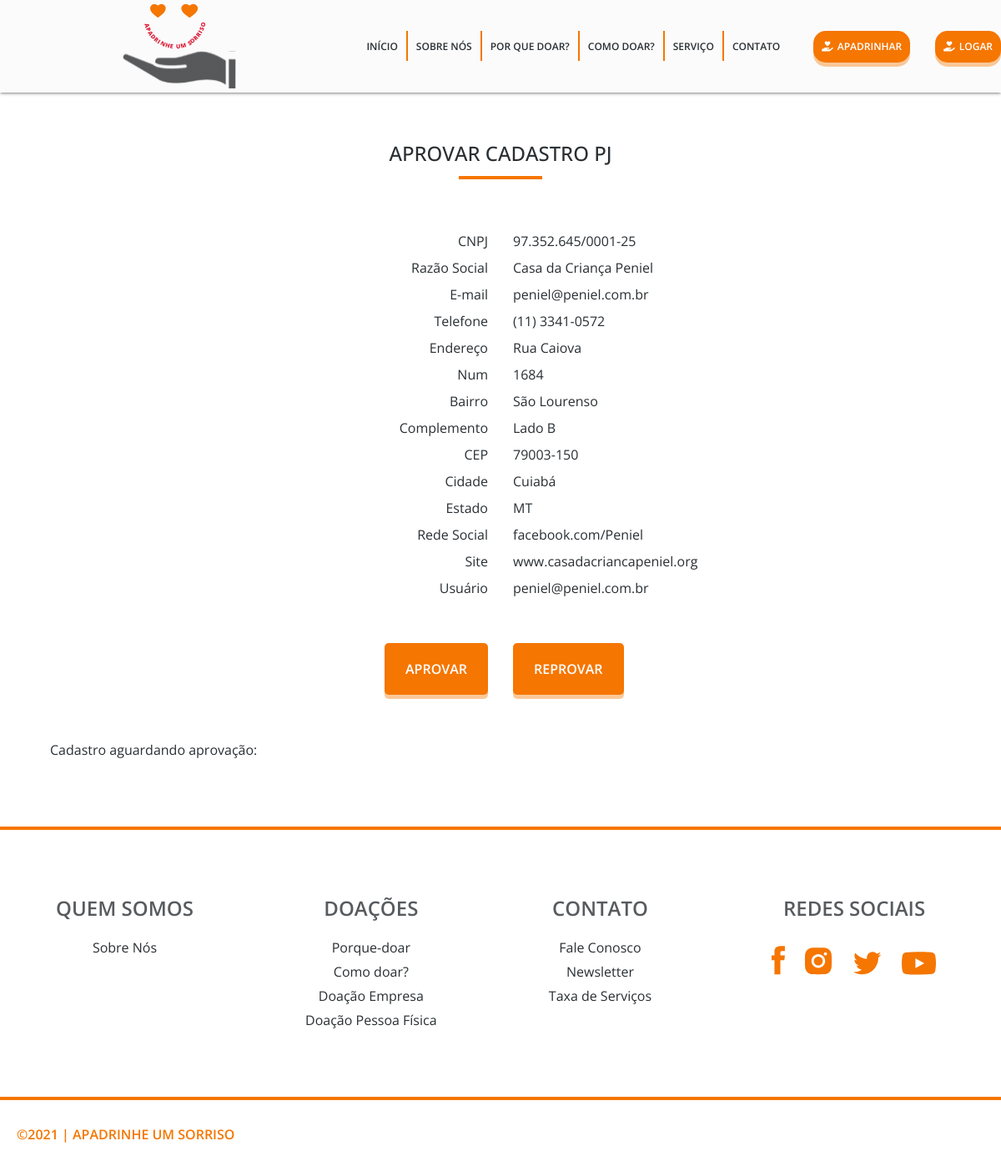
Screenshot of /aprovar-cadastro-pj.php?codigo=98 with the database file from the repository.
### tables this page shows
CREATE TABLE IF NOT EXISTS `perfil` (
  `id_cadastro` int(11) NOT NULL AUTO_INCREMENT,
  `tipo_cadastro` varchar(45) DEFAULT NULL,
  `nivel_acesso` int(1) DEFAULT NULL,
  `status_cadastro` varchar(10) DEFAULT NULL,
  `nome` varchar(80) DEFAULT NULL,
  `telefone` varchar(15) DEFAULT NULL,
  `rede_social` varchar(100) DEFAULT NULL,
  `e_mail` varchar(50) DEFAULT NULL,
  `numendereco` varchar(5) DEFAULT NULL,
  `logradouro` varchar(30) DEFAULT NULL,
  `cidade` varchar(30) DEFAULT NULL,
  `estado` enum('AC','AL','AM','BA','CE','DF','ES','GO','MA','MT','MS','MG','PA','PB','PR','PE','PI','RR','RO','RJ','RN','RS','SC','SP','SE','TO') DEFAULT NULL,
  `cep` varchar(10) DEFAULT NULL,
  `bairro` varchar(30) DEFAULT NULL,
  `complemento` varchar(30) DEFAULT NULL,
  `fk_user` varchar(50) DEFAULT NULL,
  PRIMARY KEY (`id_cadastro`),
  KEY `perfil_ibfk_1` (`fk_user`)
);

CREATE TABLE IF NOT EXISTS `dados_pj` (
  `cnpj` varchar(18) NOT NULL,
  `nome_fantasia` varchar(80) DEFAULT NULL,
  `site` varchar(50) DEFAULT NULL,
  `tipo_pj` varchar(50) DEFAULT NULL,
  `inf_recebimento` time DEFAULT NULL,
  `fk_id_cadastro` int(11) DEFAULT NULL,
  PRIMARY KEY (`cnpj`),
  KEY `fk_id_cadastro` (`fk_id_cadastro`)
);

### php/controle-site/consulta.php (called while the page is built, shortened)
<?php
    function consulta_status_cadastro($id_cadastro){
        $select = 'SELECT status_cadastro FROM perfil
         where id_cadastro="'.$id_cadastro.'"';
            return $select;
    }
    function consulta_cadastro_pj($id_cadastro){
        $select = 'SELECT * FROM perfil p
        inner join dados_pj dpj on dpj.fk_id_cadastro=p.id_cadastro
        inner join usuario u on u.user=p.fk_user where p.id_cadastro="'.$id_cadastro.'"';
        return $select;
    }
?>

### aprovar-cadastro-pj.php (the view, shortened to what this page needs)
<?php
    include "php/controle-site/consulta.php";
?>
<!DOCTYPE html>
<html lang="pt-br">
<head>
<link rel="stylesheet" href="https://cdnjs.cloudflare.com/ajax/libs/font-awesome/5.13.0/css/all.min.css">
<link rel="stylesheet" href="https://stackpath.bootstrapcdn.com/bootstrap/4.3.1/css/bootstrap.min.css">
</head>
<link rel="stylesheet" type="text/css" href="css/style.css">
</head>
<body>
 <header class="menu-bg">
        <div class=" menu" >
                <div class="menu-logo">
                 <a href="#"> <img src="image/logotipo-1.svg" alt="logo-menu">
                 </a>
                 </div>
             <nav class="menu-nav">
                <ul>
                    <li class="item"><a href="index.php">INÍCIO</a></li>
                    <li class="item menu-sep"><a href="index.php">SOBRE NÓS</a></li>
                    <li class="item menu-sep"><a href="index.php">POR QUE DOAR?</a></li>
                    <li class="item menu-sep"><a href="index.php">COMO DOAR?</a></li>
                    <li class="item menu-sep"><a href="index.php">SERVIÇO</a></li>
                    <li class="item menu-sep"><a href="index.php">CONTATO</a></li>
                    <div><a class="button-menu" href="login.php" ><i class="fas fa-hand-holding-heart" aria-hidden="true"></i>APADRINHAR</a>
                    </div>
                    <div><a class=" button-menu" href="login.php" ><i class="fas fa-hand-holding-heart" aria-hidden="true"></i>LOGAR</a>
                    </div>
                </ul>
            </nav>
        </div>
</header>
<main class="main-board dist-mob-form">
<div class="p-doar">
<?php
$dados_pjs = $conecta->query(consulta_cadastro_pj($_GET['codigo']));
foreach($dados_pjs as $rows_resp) {?>
  <div class="altura-doar ">
              <h2 class="tit">APROVAR CADASTRO PJ</h2>
          </div>
              <div class="sep-item "></div>
    <div class="textos-item" >
    <div class="container">
    <div class="row">
      <div class="col" style="text-align: right;">CNPJ</div>
      <div class="col"><?php echo $rows_resp['cnpj']; ?></div>
    </div>
    <div class="row">
      <div class="col" style="text-align: right;">Razão Social</div>
      <div class="col"><?php echo $rows_resp['nome_fantasia']; ?></div>
    </div>
    <div class="row">
      <div class="col" style="text-align: right;">E-mail</div>
      <div class="col"><?php echo $rows_resp['e_mail']; ?></div>
    </div>
    <div class="row">
      <div class="col" style="text-align: right;">Telefone </div>
      <div class="col"><?php echo $rows_resp['telefone']; ?></div>
    </div>
    <div class="row">
      <div class="col" style="text-align: right;">Endereço</div>
      <div class="col"><?php echo $rows_resp['logradouro']; ?></div>
    </div>
    <div class="row">
      <div class="col" style="text-align: right;">Num</div>
      <div class="col"><?php echo $rows_resp['numendereco']; ?></div>
    </div>
    <div class="row">
      <div class="col" style="text-align: right;">Bairro</div>
      <div class="col"><?php echo $rows_resp['bairro']; ?></div>
    </div>
    <div class="row">
      <div class="col" style="text-align: right;">Complemento</div>
      <div class="col"><?php echo $rows_resp['complemento']; ?></div>
    </div>
    <div class="row">
      <div class="col" style="text-align: right;">CEP</div>
      <div class="col"><?php echo $rows_resp['cep']; ?></div>
    </div>
    <div class="row">
      <div class="col" style="text-align: right;">Cidade</div>
      <div class="col"><?php echo $rows_resp['cidade']; ?></div>
    </div>
    <div class="row">
      <div class="col" style="text-align: right;">Estado</div>
      <div class="col"><?php echo $rows_resp['estado']; ?></div>
    </div>
    <div class="row">
      <div class="col" style="text-align: right;">Rede Social</div>
      <div class="col"><?php echo $rows_resp['rede_social']; ?></div>
    </div>
    <div class="row">
      <div class="col" style="text-align: right;">Site</div>
      <div class="col"><?php echo $rows_resp['site']; ?></div>
    </div>
    <div class="row">
      <div class="col" style="text-align: right;">Usuário</div>
      <div class="col"><?php echo $rows_resp['fk_user']; ?></div>
    </div>
  </div>
  <div class="container">
    <div class="row">
      <div class="col direc-button">
      <a href="php/controle-organizacao/aprovar-cadastro-doador-pj-org.php?codigo=<?php echo $rows_resp['id_cadastro']; ?>&&btnAprovar=1"> <button class="button-menu-form" type="submit">APROVAR</button> </a>
      </div>
      <div class="col">
      <a href="dados-pj-reprovado.php?codigo=<?php echo $rows_resp['id_cadastro']; ?>"> <button class="button-menu-form" type="submit">REPROVAR</button> </a>
      </div>
          </div>
    </div>
    <table class="table" >
    <?php
                $status_cadastro = $conecta->query(consulta_status_cadastro($_GET['codigo']));
                foreach($status_cadastro as $status){
                }
                if($status['status_cadastro']=="EA"){
            ?>
                <p class="text-php">Cadastro aguardando aprovação:</p>
                    <?php
                }else if($status['status_cadastro']=="RP"){
            ?>
                <thead>
        <tr>
        <th colspan="3" style="text-align: center;">Notificações Doador : </th>
    </tr>
            <tr>
                <th scope="col"> Mensagem</th>
                <th scope="col">STATUS</th>
                </tr>
            </thead><tbody>
            <?php
                $mensagens = $conecta->query(consulta_mensagem($_GET['codigo']));
                if($conta=$mensagens->num_rows>=1){
                foreach($mensagens as $status_mensagem){
                    if($status_mensagem['status_sistema']!=="FINALIZADO"){
            ?>
                <form  method="POST" action='php/controle-organizacao/aprovar-cadastro-doador-pj-org.php?id_mensagem=<?php echo $status_mensagem['id_mensagem'];?>&&codigo=<?php echo $rows_resp['id_cadastro']; ?>'>
                <tr>
                <td scope="col"> <?php echo $status_mensagem['mensagem']; ?></td>
                <td scope="row"><?php echo $status_mensagem['status_sistema']; ?></td>
                <td><input name="btnResolvido" type="submit" value="RESOLVIDO"></td>
                    </form>
            </tr>
            <?php
                }
            }
            }
          }
          ?>   </tbody> </table>
  </div>
  </main>
<?php }?>
<footer >
    <div class="sep-item-footer-1"></div>
    <div class="sobre-dado-footer">
        <div class="sobre-item-footer">
            <h3 class="t-icon-footer">QUEM SOMOS</h3>
            <ul>
                <li ><a href="index.php">Sobre Nós</a></li>
            </ul>
        </div>
        <div class="sobre-item-footer">
            <h3 class="t-icon-footer">DOAÇÕES</h3>
            <ul>
                <li class="footer-itens"><a href="index.php">Porque-doar</a></li>
                <li class="footer-itens"><a href="index.php">Como doar?</a></li>
                <li class=" footer-itens"><a href="cadastro-pessoa-juridica.php">Doação Empresa</a></li>
                <li class=" footer-itens"><a href="cadastro-pessoa-fisica.php">Doação Pessoa Física</a></li>
            </ul>
        </div>
        <div class="sobre-item-footer">
            <h3 class="t-icon-footer">CONTATO</h3>
            <ul>
                <li class="footer-itens"><a href="index.php">Fale Conosco</a></li>
                <li class="footer-itens"><a href="index.php">Newsletter</a></li>
                <li class="footer-itens"><a href="index.php">Taxa de Serviços</a></li>
            </ul>
        </div>
        <div class="sobre-item-footer">
            <h3 class="t-icon-footer">REDES SOCIAIS</h3>
          <div>
            <li class="footer-lista simb"><a href="https://www.facebook.com/" target=_blank title=Facebook><img src="image/iconrede/facebook.svg" alt="">   </a></li>
            <li class="footer-lista simb"><a href="https://instagram.com/" target=_blank  title=Twitter><img src="image/iconrede/instagram.svg" alt=""></a></li>
            <li class="footer-lista simb"><a href="https://twitter.com" target=_blank  title=linkedin><img src="image/iconrede/twitter.svg" alt=""></a></li>
            <li class="footer-lista simb"><a href="https://www.youtube.com/" target=_blank  title=YouTube><img src="image/iconrede/youtube.svg" alt=""></a></li>
          </div>
        </div>
    </div>
    <div class="sep-item-footer"></div>
    <div class="sobre-dado-footer sobre-dado-footer-rod">
    <p>©2021 | APADRINHE UM SORRISO</p>
    </div>
</footer>
</body>
</html>

### css/style.css (style rules this page uses)
* { box-sizing: border-box; }
body,h1,h2,ul,li,p,a { margin: 0px; padding: 0px; color:#292F33; }
body { font-family:"Open Sans", Arial, Helvetica, sans-serif ; color:#292F33; }
ul { list-style: none; }
a { text-decoration: none; }
img { display: block; max-width: 100%; }
h2 { margin-top: 50px; font-size: 1.5em; text-align: center; margin-bottom:12px ; }
.sep-item { border-bottom: 4px solid #F57600; width:100px ; margin: 0 auto; }
.textos-item { max-width: 1440px; padding: 30px; margin: 0 auto; font-size: 1em; line-height: 2; }
.textos-item p { margin-top: 28px; }
.menu-bg { background:#FBFBFB ; }
.menu { max-width: 1440px; margin: 0 auto; padding: 5px 0; display: flex; flex-wrap: wrap; justify-content: space-around; align-items: center; }
.menu-nav ul { display: flex; flex-wrap: wrap; }
.menu-nav a { font-size: 0.75em; display: block; padding: 10px; font-weight: 600; }
.menu-logo { margin: 20px 0 20px; }
.menu-nav a { border-left: #F57600; margin-right: 10px auto; }
.menu-sep { border-left: 2px solid #F57600; height: 36px; }
.menu-logo { margin: 0 auto; }
.button-menu i { margin-right: 5px; }
.button-menu { padding: 15px 25px; margin-left:30px ; font-size: 16px; text-align: center; color: #fff; background-color: #F57600; border-radius: 3px; box-shadow: 0 2px #999; }
.button-menu-form { padding: 15px 25px; font-size: 16px; cursor: pointer; text-align: center; text-decoration: none; font-weight: 600; outline: none; color: #fff; background-color: #F57600; border: none; border-radius: 5px; box-shadow: 0 5px rgba(245, 118, 0, 0.4); }
header { position: fixed; top: 0; left: 0; right: 0; box-shadow: 0 2px 2px 0 rgba(0, 0, 0, 0.14), 0 3px 1px -2px rgba(0, 0, 0, 0.12), 0 1px 5px 0 rgba(0, 0, 0, 0.2); background: red; z-index:800; }
.altura-doar { padding-top: 40px; }
.button-menu { align-items: center; padding: 15px 25px; font-size: 24px; cursor: pointer; outline: none; color: #fff; background-color: #F57600; border: none; border-radius: 15px; box-shadow: 0 5px hsla(29, 100%, 48%, 0.397); }
.direc-button { text-align: right; }
.sobre-dado-footer { max-width: 1440px; margin: 0 auto; display: flex; flex-wrap: wrap; text-align: center; }
.sobre-item-footer { max-width: 360px; margin: 0 auto; }
.t-icon-footer { font-size: 1.5em; color: #575B5E; margin: 0 auto; margin-bottom: 20px; font-weight: 600; }
.sobre-dado-footer { display: flex; flex-wrap: wrap; max-width: 1440px; }
.sobre-item-footer { text-align: center; color: #FFFFFF; padding: 30px; border-radius: 8px; margin: 0 auto; top: 60%; left: 50%; margin-bottom: 50px; margin-top: 50px; }
.sep-item-footer { border-bottom: 4px solid #F57600; max-width:1440px; margin: 0 auto; margin-bottom: 29px; }
.sep-item-footer-1 { border-bottom: 4px solid #F57600; max-width:1440px; margin: 0 auto; }
.footer-lista { list-style-type: none; padding: 10px; display: inline-block; }
.sobre-dado-footer-rod p { color:#F57600; font-weight: 600; margin-bottom: 40px; margin-left: 20px; }
.footer-itens { margin-top: 5px; }
.item { width: 100%; text-align: center; order: 3; display: none; }
@media all and (min-width: 468px) { .menu { justify-content: center; } }
@media all and (min-width: 768px) { .item { display: block; width: auto; } }
@media all and (min-width: 768px) { .item { order: 0; } }
@media screen and (max-width:1457px) { .dist-mob-form { padding: 30px; } }

### rows the page displays
perfil: dados_pj.cnpj "97.352.645/0001-25", dados_pj.nome_fantasia "Casa da Criança Peniel", e_mail "peniel@peniel.com.br", telefone "(11) 3341-0572", logradouro "Rua Caiova", numendereco "1684", bairro "São Lourenso", complemento "Lado B", cep "79003-150", cidade "Cuiabá", estado "MT", rede_social "facebook.com/Peniel", dados_pj.site "www.casadacriancapeniel.org", fk_user "peniel@peniel.com.br", shows "Cadastro aguardando aprovação:"
